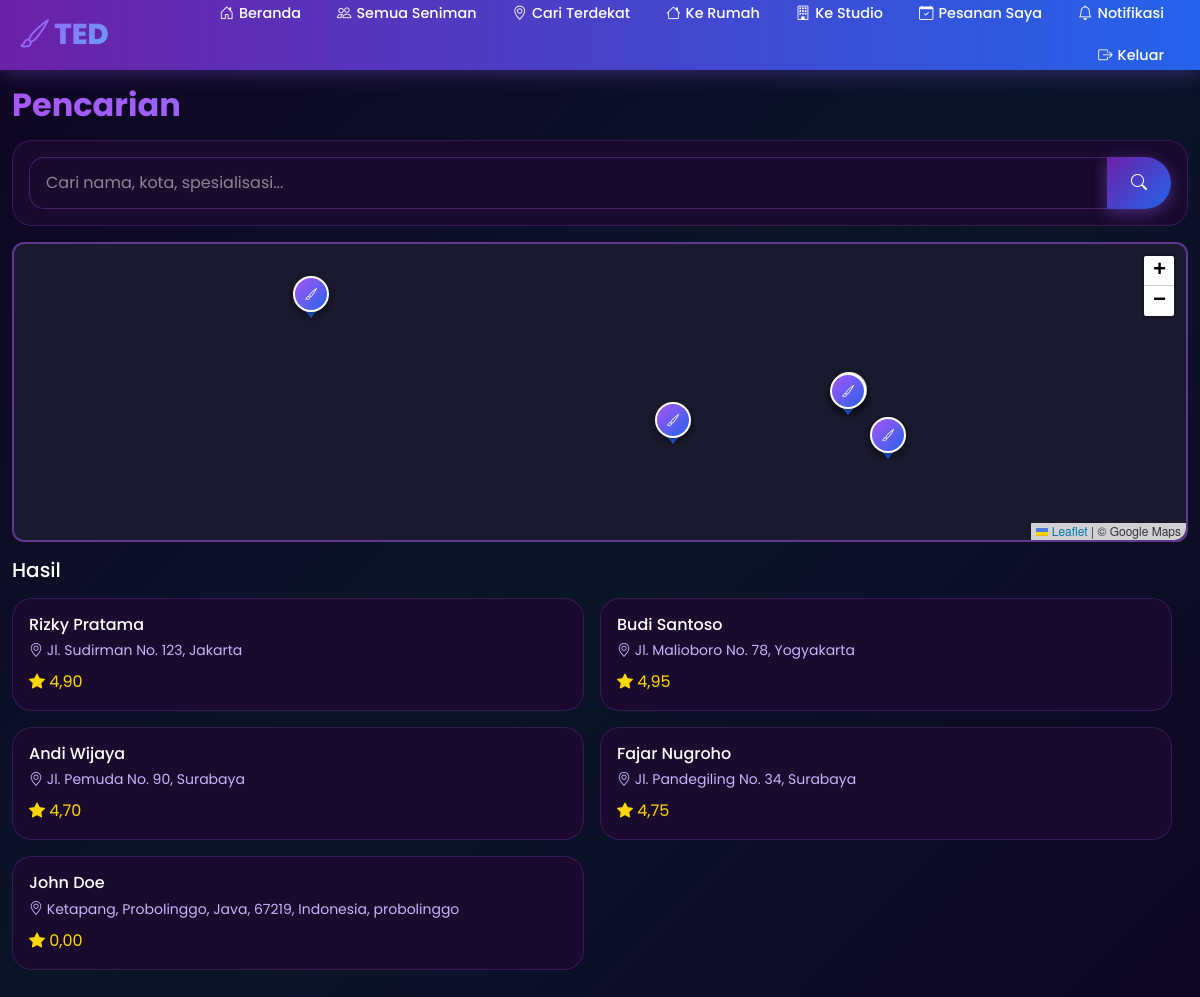
The app's page /search/ (signed in) with its own data.
### tedapp/models.py (models this page shows, shortened)
class Artist(models.Model):
    user = models.OneToOneField(User, on_delete=models.CASCADE, null=True, blank=True, related_name='artist_profile')
    name = models.CharField(max_length=200)
    nickname = models.CharField(max_length=100)
    photo = models.ImageField(upload_to='artists/', blank=True, null=True)
    phone = models.CharField(max_length=20)
    email = models.EmailField(blank=True)
    address = models.CharField(max_length=300)
    city = models.CharField(max_length=100)
    latitude = models.DecimalField(max_digits=9, decimal_places=6, null=True, blank=True)
    longitude = models.DecimalField(max_digits=9, decimal_places=6, null=True, blank=True)
    current_latitude = models.DecimalField(max_digits=9, decimal_places=6, null=True, blank=True, help_text='Lokasi saat ini (mobile tracking)')
    current_longitude = models.DecimalField(max_digits=9, decimal_places=6, null=True, blank=True, help_text='Lokasi saat ini (mobile tracking)')
    description = models.TextField()
    specializations = models.CharField(max_length=300)
    experience_years = models.IntegerField(default=0)
    rating = models.DecimalField(max_digits=3, decimal_places=2, default=0)
    total_reviews = models.IntegerField(default=0)
    is_available_home = models.BooleanField(default=True)
    is_available_studio = models.BooleanField(default=True)
    home_service_fee = models.DecimalField(max_digits=10, decimal_places=0, default=0)
    studio_name = models.CharField(max_length=200, blank=True)
    studio_address = models.CharField(max_length=300, blank=True)
    service_radius_km = models.DecimalField(max_digits=5, decimal_places=2, default=20, help_text='Radius layanan dalam km')
    is_verified = models.BooleanField(default=False)
    is_active = models.BooleanField(default=True)
    is_online = models.BooleanField(default=False, help_text='Artist sedang online/menerima order')
    payment_gopay = models.CharField(max_length=30, blank=True, help_text='Nomor GoPay')
    payment_ovo = models.CharField(max_length=30, blank=True, help_text='Nomor OVO')
    payment_dana = models.CharField(max_length=30, blank=True, help_text='Nomor DANA')
    payment_shopeepay = models.CharField(max_length=30, blank=True, help_text='Nomor ShopeePay')
    payment_transfer = models.CharField(max_length=50, blank=True, help_text='Nomor Rekening Transfer Bank')
    payment_bank_name = models.CharField(max_length=50, blank=True, help_text='Nama Bank')
    created_at = models.DateTimeField(auto_now_add=True)

### tedapp/views.py (the view)
# urls.py: path('search/', views.search_artists, name='search_artists'),
def search_artists(request):
    query = request.GET.get('q', '')
    lat = request.GET.get('lat')
    lng = request.GET.get('lng')
    artists_list = Artist.objects.filter(is_active=True)
    if query:
        artists_list = artists_list.filter(
            Q(name__icontains=query) |
            Q(city__icontains=query) |
            Q(specializations__icontains=query)
        )
    if lat and lng:
        artists_list = list(artists_list)
        for artist in artists_list:
            artist.distance_to_user_val = artist.distance_to_user(Decimal(lat), Decimal(lng))
    all_artists = Artist.objects.filter(is_active=True)
    artists_data = []
    for a in all_artists:
        lat_val = a.current_latitude if a.current_latitude else a.latitude
        lng_val = a.current_longitude if a.current_longitude else a.longitude
        if lat_val and lng_val:
            artists_data.append({
                'id': a.id,
                'name': a.name,
                'city': a.city,
                'specializations': a.specializations,
                'latitude': float(lat_val),
                'longitude': float(lng_val),
            })
    context = {
        'artists': artists_list,
        'query': query,
        'user_lat': lat,
        'user_lng': lng,
        'artists_json': json.dumps(artists_data),
    }
    return render(request, 'tedapp/search.html', context)

### tedapp/templates/tedapp/search.html (shortened to what this page needs)
{% extends 'tedapp/base.html' %}
{% load static %}
{% block extra_css %}
<link rel="stylesheet" href="{% static 'search.css' %}" />
{% endblock %}
{% block content %}
<div class="container py-3">
    <h2 class="section-title mb-3">Pencarian</h2>
    <div class="card-ted p-3 mb-3">
        <form method="GET" action="{% url 'search_artists' %}">
            <div class="input-group">
                <input type="text" name="q" class="form-control" placeholder="Cari nama, kota, spesialisasi..." value="{{ query }}">
                <button type="submit" class="btn btn-ted-primary">
                    <i class="bi bi-search"></i>
                </button>
            </div>
        </form>
    </div>
    <div class="map-container mb-3" id="searchMapContainer" style="height: 280px; width: 100%; border-radius: 12px; overflow: hidden; border: 2px solid rgba(168,85,247,0.5);">
        <div id="searchMap" style="height: 100%; width: 100%; border-radius: 12px;"></div>
    </div>
    <h5 class="mb-3">Hasil</h5>
    <div class="row g-3">
        {% for artist in artists %}
        <div class="col-6">
            <a href="{% url 'artist_detail' artist.id %}" class="text-decoration-none">
                <div class="card-ted p-3 h-100">
                    <h6 class="mb-1 text-white">{{ artist.name }}</h6>
                    <small style="color: var(--text-secondary);">
                        <i class="bi bi-geo-alt"></i> {{ artist.address }}, {{ artist.city }}
                    </small>
                    <div class="mt-2">
                        <span class="rating-stars"><i class="bi bi-star-fill"></i> {{ artist.rating }}</span>
                    </div>
                </div>
            </a>
        </div>
        {% empty %}
        <div class="col-12 text-center py-4">
            <p style="color: var(--text-secondary);">Ketik untuk mencari seniman...</p>
        </div>
        {% endfor %}
    </div>
</div>
{% endblock %}

### static/base.css (style rules this page uses)
:root { --primary-purple: #6B21A8; --primary-purple-light: #9333EA; --primary-purple-dark: #581C87; --primary-blue: #2563EB; --primary-blue-light: #3B82F6; --primary-blue-dark: #1D4ED8; --accent-purple: #A855F7; --accent-blue: #60A5FA; --dark-bg: #0F0523; --card-bg: #1A0A2E; --text-primary: #FFFFFF; --text-secondary: #C4B5FD; --safe-area-bottom: env(safe-area-inset-bottom, 0px); }
* { margin: 0; padding: 0; box-sizing: border-box; -webkit-tap-highlight-color: transparent; -webkit-touch-callout: none; -webkit-user-select: none; user-select: none; }
html { overflow-x: hidden !important; max-width: 100vw !important; width: 100% !important; touch-action: pan-y pinch-zoom; }
body { font-family: 'Poppins', sans-serif; background: linear-gradient(135deg, var(--dark-bg) 0%, #0A1628 50%, var(--dark-bg) 100%); color: var(--text-primary); min-height: 100vh; overflow-x: hidden !important; overflow-y: auto; -webkit-overflow-scrolling: touch; padding-top: 70px; padding-bottom: 20px; max-width: 100%; width: 100%; touch-action: pan-y; }
.container, .row, section, article, main, nav, header, footer { max-width: 100%; overflow-x: hidden; }
@media (min-width: 1025px) { body { padding-bottom: 72px; } }
@media (min-width: 1025px) { body { padding-top: 70px; } }
@media (min-width: 1025px) { .container { max-width: 1200px; } }
.btn-ted-primary { background: linear-gradient(135deg, var(--primary-purple) 0%, var(--primary-blue) 100%); border: none; color: white; font-weight: 600; padding: 0.6rem 1.5rem; border-radius: 50px; transition: all 0.3s ease; box-shadow: 0 4px 15px rgba(139, 92, 246, 0.4); }
.card-ted { background: var(--card-bg); border: 1px solid rgba(168, 85, 247, 0.2); border-radius: 20px; overflow: hidden; transition: all 0.3s ease; }
.section-title { font-weight: 700; background: linear-gradient(135deg, var(--accent-purple) 0%, var(--accent-blue) 100%); -webkit-background-clip: text; -webkit-text-fill-color: transparent; background-clip: text; }
.form-control { background: var(--card-bg); border: 1px solid rgba(168, 85, 247, 0.3); color: var(--text-primary); border-radius: 15px; padding: 0.8rem 1rem; }
.form-control::placeholder { color: rgba(255, 255, 255, 0.5); }
.rating-stars { color: #FFD700; }
.map-container { border-radius: 15px; overflow: hidden; border: 2px solid rgba(168, 85, 247, 0.5); background: #1a1a2e; min-height: 300px; position: relative; display: block; }
#map, #searchMap, #artistMap, #trackingMap { height: 350px; width: 100%; border-radius: 15px; z-index: 1; display: block; position: relative; }
.leaflet-container { background: #1a1a2e !important; width: 100% !important; }

### tedapp/templates/tedapp/search.html (style rules this page uses)
.leaflet-container { overflow: hidden !important; }

### records on screen
Artist: name "Rizky Pratama", address "Jl. Sudirman No. 123", city "Jakarta", rating "4,90"
Artist: name "Budi Santoso", address "Jl. Malioboro No. 78", city "Yogyakarta", rating "4,95"
Artist: name "Andi Wijaya", address "Jl. Pemuda No. 90", city "Surabaya", rating "4,70"
Artist: name "Fajar Nugroho", address "Jl. Pandegiling No. 34", city "Surabaya", rating "4,75"
Artist: name "John Doe", address "Ketapang, Probolinggo, Java, 67219, Indonesia", city "probolinggo", rating "0,00"
